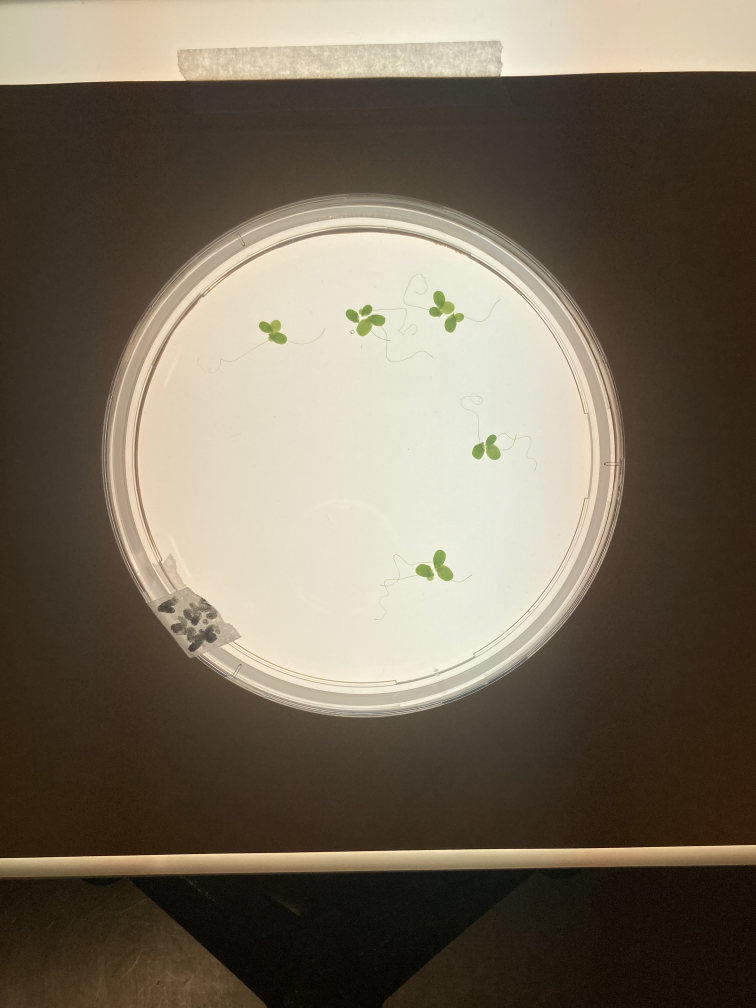
#> input picture Linsen/IMG_0936.jpg, 3024 x 4032 px (shown at 1/4 size); its folder holds only this picture in this run
$ python simple_thresh.py
#> lines starting #> are read from the running program, lines starting #| are printed output that depends on the picture; after the words box and inside, x2 and y2 are one past the last pixel; in counts of white or black regions, pixels touching at a corner belong together
import cv2
import numpy as np
import os
import csv

filenames = os.listdir()
if "output" not in filenames:
    os.mkdir("output")

image_filenames = []
if len(filenames) != 0:
    for file in filenames:
        if file.endswith(".jpg") or file.endswith(".jpeg"):
            image_filenames.append(file)
else:
    print("keine Bilder gefunden, Bilder im Format .bmp gespeichert?")
    exit()


if __name__ == "__main__":
    results = []
    for image_filename in image_filenames:
        # Load the image
        img = cv2.imread(image_filename, cv2.IMREAD_GRAYSCALE)
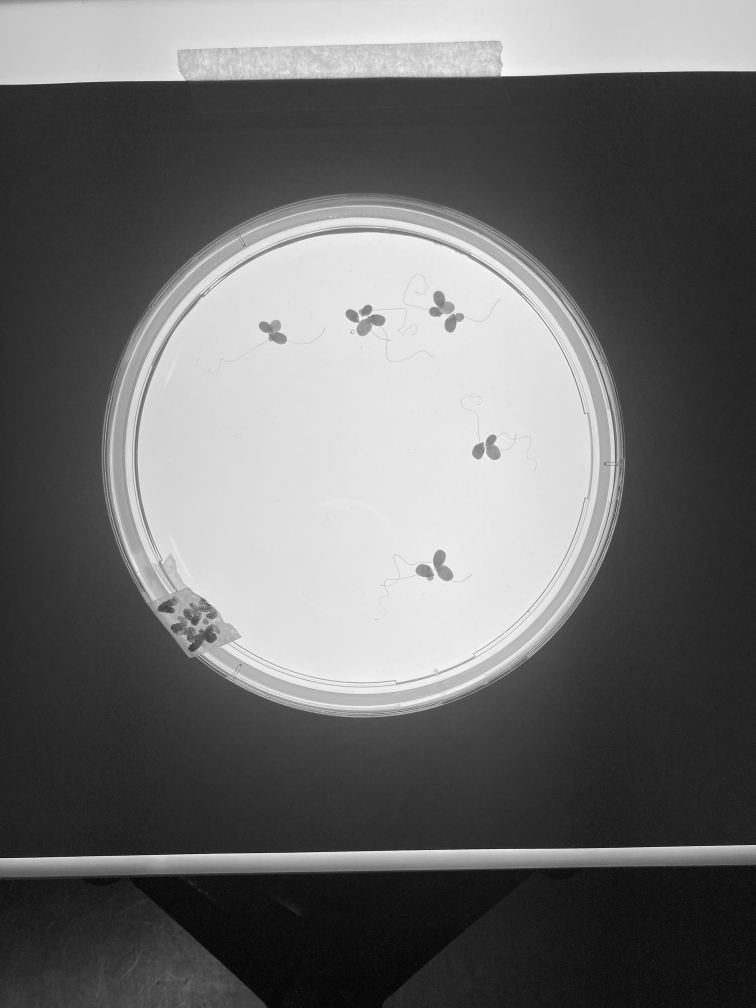
#> img: shape (4032, 3024) (shown at 1/4 size); min 0, max 255, mean 107.3

        img = cv2.medianBlur(img,5)


        mask = np.zeros_like(img)
        pt1 = (1150,580)
        pt2 = (3000,2410)
        mask = cv2.rectangle(mask, pt1, pt2, 255, -1)

        img[mask==0] = 255
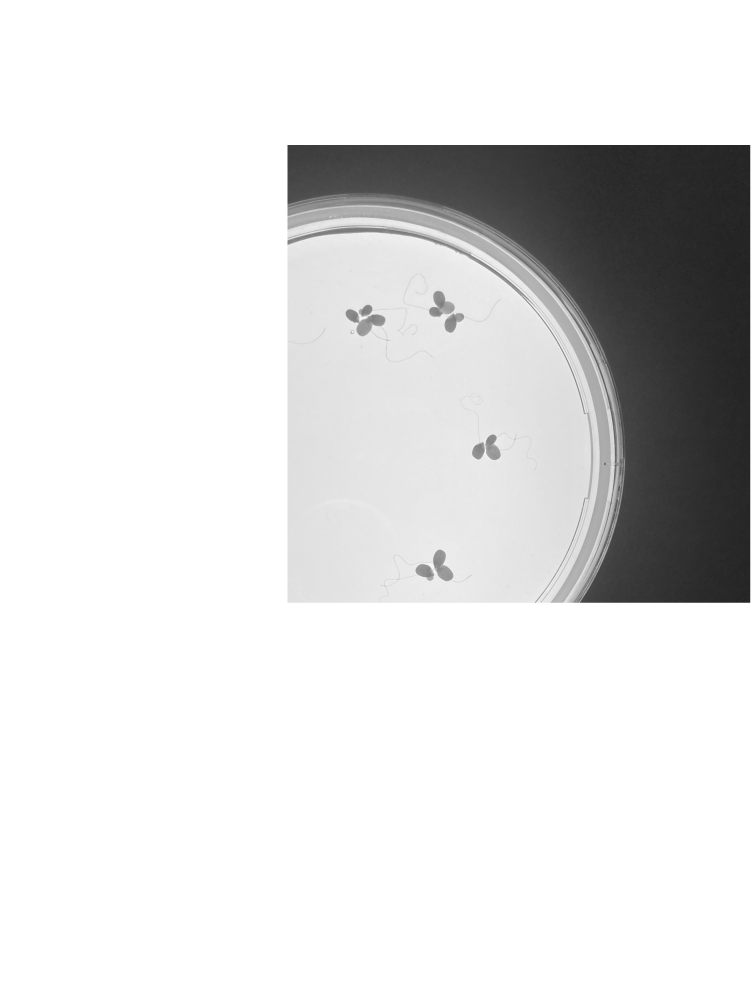
#> img: shape (4032, 3024) (shown at 1/4 size); min 29, max 255, mean 224.7
        masked_img = img

        ret,th1 = cv2.threshold(masked_img,180,255,cv2.THRESH_BINARY)
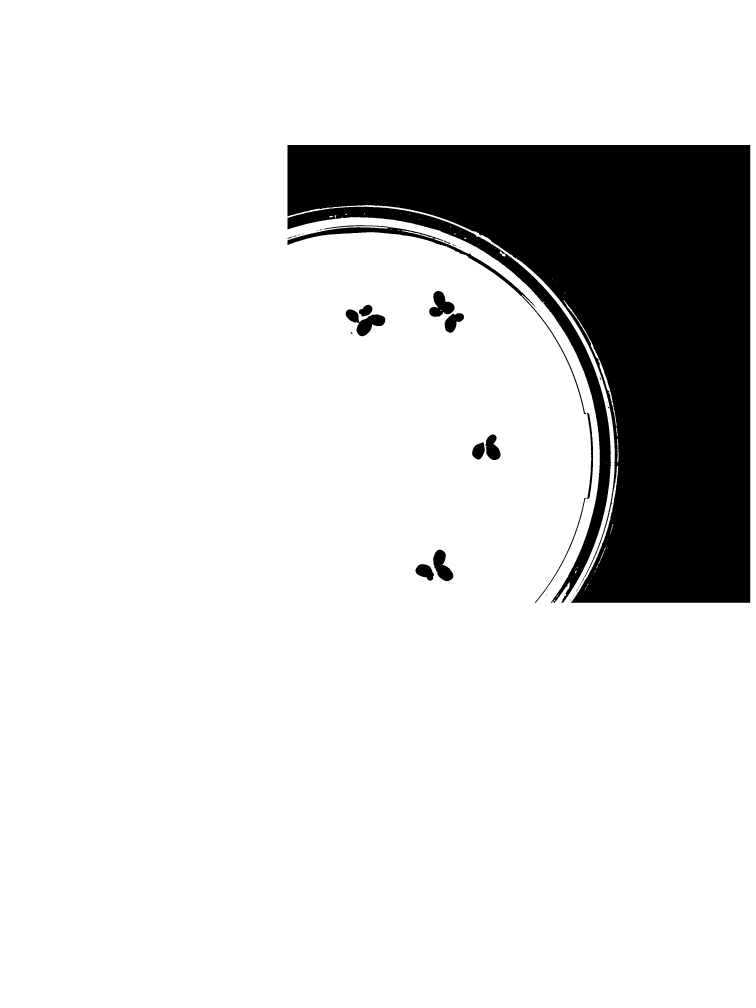
#> th1: shape (4032, 3024) (shown at 1/4 size); 85.9% white; 45 black regions (25 under 20 px), largest, box (x1, y1, x2, y2) and area: (1150, 580, 3001, 2411) 1557895, (1150, 827, 2445, 2411) 104269, (1150, 901, 2345, 1657) 20303

        plant_area = np.count_nonzero(th1==0)
#> plant_area = 1721776
        rect_area = pt2[0]-pt1[0] * pt2[1] - pt1[1]
        plant_area_percentage = plant_area / rect_area * 100
#> plant_area_percentage = -62.18

        results.append((plant_area, round(plant_area_percentage,2)))


        org_image = cv2.imread(image_filename)
#> org_image is the input picture: shape (4032, 3024, 3); mean B, G, R 89.8, 105.9, 116.5
        org_image[th1 == 0] = (255,0,0)
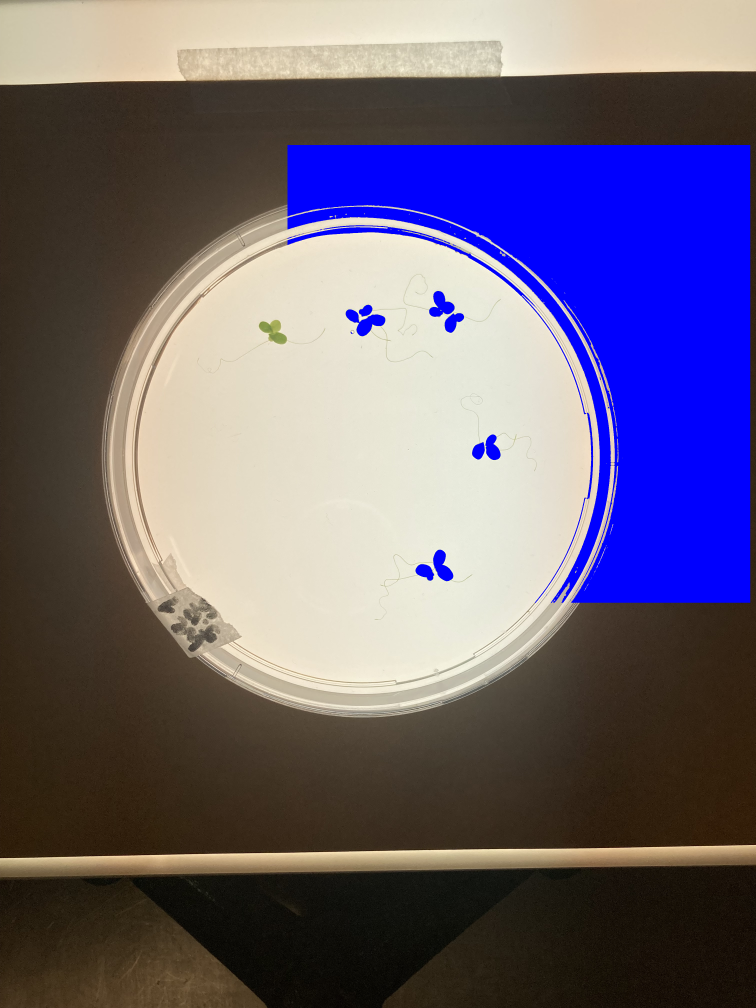
#> org_image: shape (4032, 3024, 3) (shown at 1/4 size); mean B, G, R 118.7, 96.7, 105.6
        cv2.imwrite(os.path.join("output", f"{image_filename.split('.')[0]}_masked.jpg"), org_image)
        th1_small = cv2.resize(th1, (int(th1.shape[1]/4), int(th1.shape[0]/4)), interpolation= cv2.INTER_LINEAR)
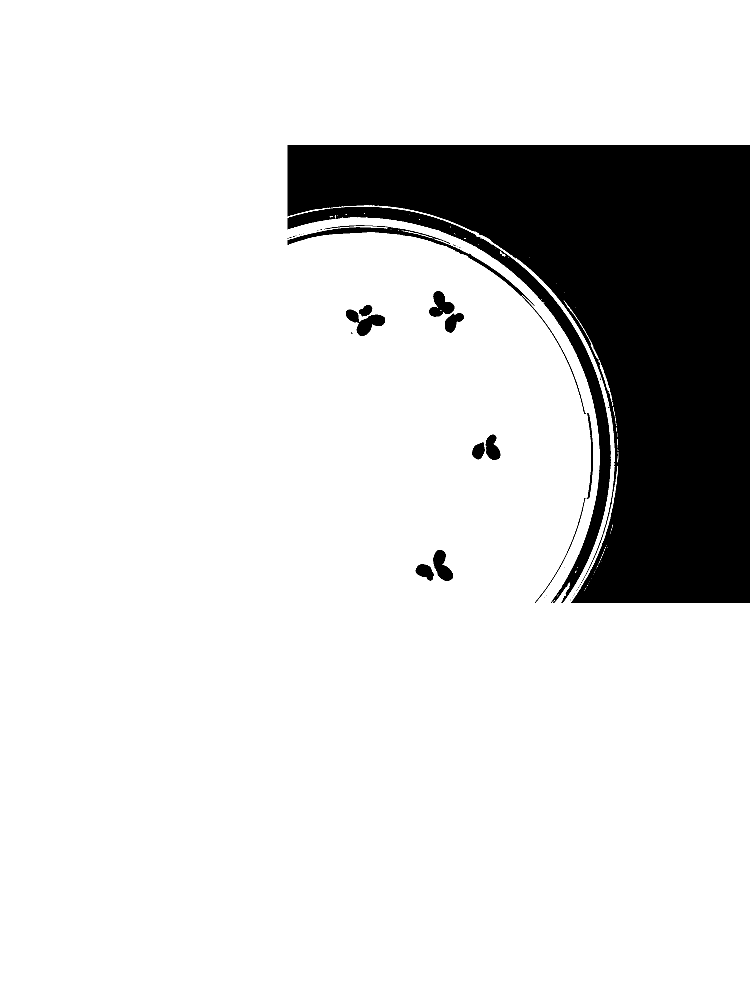
#> th1_small: shape (1008, 756); min 0, max 255, mean 219
        cv2.namedWindow("th1")
        cv2.imshow("th1", th1_small)
        cv2.waitKey(0)

    with open(os.path.join("output", 'output.csv'), mode='w', newline='') as f:
        writer = csv.writer(f, delimiter=',')
        writer.writerow(['Lemna Area [px]', 'Lemna Area [%]'])
        for image_entry in results:
            writer.writerow([*image_entry])
#> this loop made 1 pass
#> image_entry on pass 1: (1721776, -62.18)
